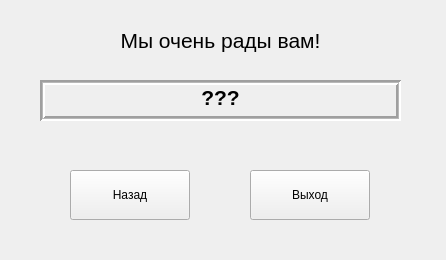
<?xml version="1.0" encoding="UTF-8"?>
<ui version="4.0">
 <class>Form2</class>
 <widget class="QMainWindow" name="Form2">
  <property name="geometry">
   <rect>
    <x>0</x>
    <y>0</y>
    <width>446</width>
    <height>260</height>
   </rect>
  </property>
  <property name="minimumSize">
   <size>
    <width>446</width>
    <height>260</height>
   </size>
  </property>
  <property name="maximumSize">
   <size>
    <width>446</width>
    <height>260</height>
   </size>
  </property>
  <property name="windowTitle">
   <string>MainWindow</string>
  </property>
  <widget class="QWidget" name="centralwidget">
   <widget class="QLabel" name="label">
    <property name="geometry">
     <rect>
      <x>40</x>
      <y>20</y>
      <width>361</width>
      <height>41</height>
     </rect>
    </property>
    <property name="font">
     <font>
      <family>Segoe UI</family>
      <pointsize>16</pointsize>
     </font>
    </property>
    <property name="text">
     <string>Мы очень рады вам!</string>
    </property>
    <property name="alignment">
     <set>Qt::AlignCenter</set>
    </property>
   </widget>
   <widget class="QLabel" name="label_2">
    <property name="geometry">
     <rect>
      <x>40</x>
      <y>80</y>
      <width>361</width>
      <height>41</height>
     </rect>
    </property>
    <property name="font">
     <font>
      <family>Segoe UI</family>
      <pointsize>16</pointsize>
      <weight>75</weight>
      <bold>true</bold>
     </font>
    </property>
    <property name="frameShape">
     <enum>QFrame::Box</enum>
    </property>
    <property name="frameShadow">
     <enum>QFrame::Sunken</enum>
    </property>
    <property name="lineWidth">
     <number>2</number>
    </property>
    <property name="midLineWidth">
     <number>1</number>
    </property>
    <property name="text">
     <string>???</string>
    </property>
    <property name="alignment">
     <set>Qt::AlignBottom|Qt::AlignHCenter</set>
    </property>
   </widget>
   <widget class="QPushButton" name="btn_back">
    <property name="geometry">
     <rect>
      <x>70</x>
      <y>170</y>
      <width>120</width>
      <height>50</height>
     </rect>
    </property>
    <property name="font">
     <font>
      <family>Segoe UI</family>
     </font>
    </property>
    <property name="text">
     <string>Назад</string>
    </property>
   </widget>
   <widget class="QPushButton" name="btn_exit">
    <property name="geometry">
     <rect>
      <x>250</x>
      <y>170</y>
      <width>120</width>
      <height>50</height>
     </rect>
    </property>
    <property name="font">
     <font>
      <family>Segoe UI</family>
     </font>
    </property>
    <property name="text">
     <string>Выход</string>
    </property>
   </widget>
  </widget>
 </widget>
 <resources/>
 <connections/>
</ui>
